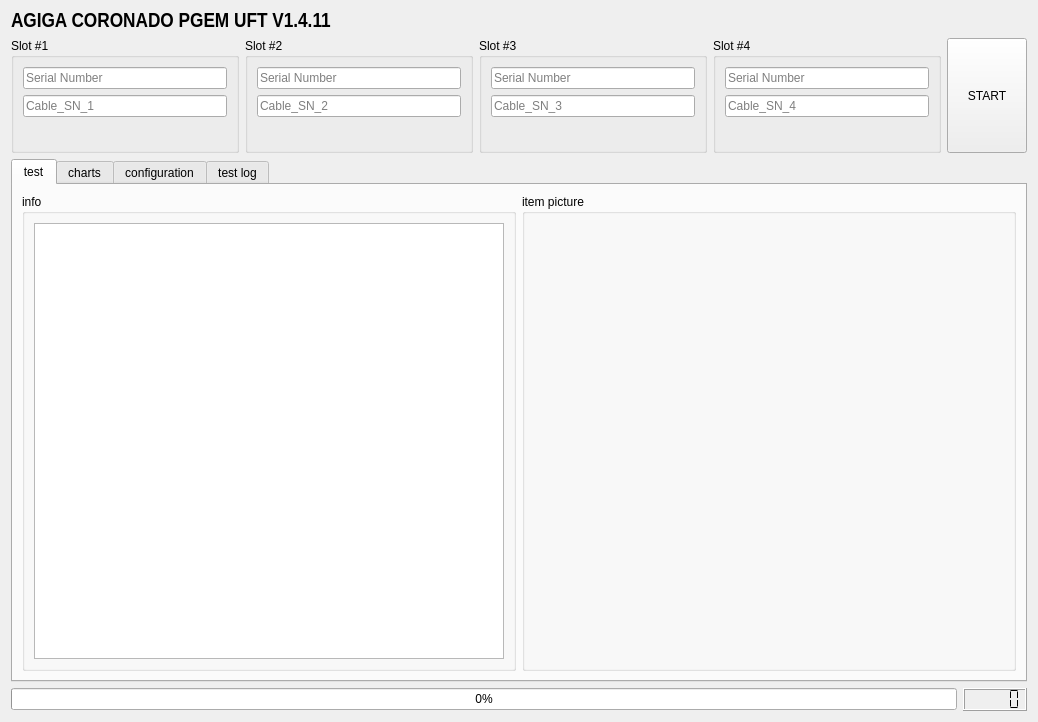
<?xml version="1.0" encoding="UTF-8"?>
<ui version="4.0">
 <class>Form</class>
 <widget class="QWidget" name="Form">
  <property name="geometry">
   <rect>
    <x>0</x>
    <y>0</y>
    <width>1036</width>
    <height>722</height>
   </rect>
  </property>
  <property name="minimumSize">
   <size>
    <width>0</width>
    <height>722</height>
   </size>
  </property>
  <property name="windowTitle">
   <string>AGIGA-UFT-TEST</string>
  </property>
  <layout class="QGridLayout" name="gridLayout">
   <item row="2" column="0">
    <widget class="QTabWidget" name="tabWidget">
     <property name="currentIndex">
      <number>0</number>
     </property>
     <widget class="QWidget" name="info">
      <attribute name="title">
       <string>test</string>
      </attribute>
      <layout class="QGridLayout" name="gridLayout_2">
       <item row="1" column="0">
        <layout class="QGridLayout" name="gridLayout_6">
         <item row="0" column="1">
          <widget class="QGroupBox" name="groupBox_5">
           <property name="sizePolicy">
            <sizepolicy hsizetype="MinimumExpanding" vsizetype="MinimumExpanding">
             <horstretch>0</horstretch>
             <verstretch>0</verstretch>
            </sizepolicy>
           </property>
           <property name="title">
            <string>item picture</string>
           </property>
           <layout class="QGridLayout" name="gridLayout_14">
            <item row="0" column="0">
             <layout class="QGridLayout" name="gridLayout_7">
              <item row="0" column="0" alignment="Qt::AlignHCenter|Qt::AlignVCenter">
               <widget class="QLabel" name="imageLabel1">
                <property name="maximumSize">
                 <size>
                  <width>233</width>
                  <height>235</height>
                 </size>
                </property>
                <property name="text">
                 <string/>
                </property>
               </widget>
              </item>
              <item row="0" column="1" alignment="Qt::AlignHCenter|Qt::AlignVCenter">
               <widget class="QLabel" name="imageLabel2">
                <property name="maximumSize">
                 <size>
                  <width>232</width>
                  <height>235</height>
                 </size>
                </property>
                <property name="text">
                 <string/>
                </property>
               </widget>
              </item>
              <item row="1" column="0" alignment="Qt::AlignHCenter|Qt::AlignVCenter">
               <widget class="QLabel" name="imageLabel3">
                <property name="maximumSize">
                 <size>
                  <width>233</width>
                  <height>234</height>
                 </size>
                </property>
                <property name="text">
                 <string/>
                </property>
               </widget>
              </item>
              <item row="1" column="1" alignment="Qt::AlignHCenter|Qt::AlignVCenter">
               <widget class="QLabel" name="imageLabel4">
                <property name="maximumSize">
                 <size>
                  <width>232</width>
                  <height>234</height>
                 </size>
                </property>
                <property name="text">
                 <string/>
                </property>
               </widget>
              </item>
             </layout>
            </item>
           </layout>
          </widget>
         </item>
         <item row="0" column="0">
          <widget class="QGroupBox" name="groupBox_6">
           <property name="sizePolicy">
            <sizepolicy hsizetype="MinimumExpanding" vsizetype="Expanding">
             <horstretch>0</horstretch>
             <verstretch>0</verstretch>
            </sizepolicy>
           </property>
           <property name="title">
            <string>info</string>
           </property>
           <layout class="QGridLayout" name="gridLayout_8">
            <item row="0" column="0">
             <widget class="QTextBrowser" name="info_textBrowser">
              <property name="sizePolicy">
               <sizepolicy hsizetype="Expanding" vsizetype="Expanding">
                <horstretch>0</horstretch>
                <verstretch>0</verstretch>
               </sizepolicy>
              </property>
              <property name="autoFillBackground">
               <bool>true</bool>
              </property>
              <property name="verticalScrollBarPolicy">
               <enum>Qt::ScrollBarAsNeeded</enum>
              </property>
             </widget>
            </item>
           </layout>
          </widget>
         </item>
        </layout>
       </item>
      </layout>
     </widget>
     <widget class="QWidget" name="charts">
      <attribute name="title">
       <string>charts</string>
      </attribute>
      <layout class="QGridLayout" name="gridLayout_3">
       <item row="0" column="0">
        <layout class="QHBoxLayout" name="horizontalLayout_3">
         <item>
          <widget class="QRadioButton" name="radioButton">
           <property name="text">
            <string>vin</string>
           </property>
           <attribute name="buttonGroup">
            <string notr="true">buttonGroup</string>
           </attribute>
          </widget>
         </item>
         <item>
          <widget class="QRadioButton" name="radioButton_2">
           <property name="text">
            <string>vcap</string>
           </property>
           <attribute name="buttonGroup">
            <string notr="true">buttonGroup</string>
           </attribute>
          </widget>
         </item>
         <item>
          <widget class="QRadioButton" name="radioButton_3">
           <property name="text">
            <string>temp</string>
           </property>
           <attribute name="buttonGroup">
            <string notr="true">buttonGroup</string>
           </attribute>
          </widget>
         </item>
        </layout>
       </item>
       <item row="1" column="0">
        <widget class="QGroupBox" name="groupBox_7">
         <property name="title">
          <string>dut #1</string>
         </property>
         <layout class="QGridLayout" name="gridLayout_10">
          <item row="0" column="0">
           <widget class="MatplotlibWidget" name="mplwidget"/>
          </item>
         </layout>
        </widget>
       </item>
       <item row="1" column="1">
        <widget class="QGroupBox" name="groupBox_8">
         <property name="title">
          <string>dut #2</string>
         </property>
         <layout class="QGridLayout" name="gridLayout_11">
          <item row="0" column="0">
           <widget class="MatplotlibWidget" name="mplwidget_2"/>
          </item>
         </layout>
        </widget>
       </item>
       <item row="2" column="0">
        <widget class="QGroupBox" name="groupBox_9">
         <property name="title">
          <string>dut #3</string>
         </property>
         <layout class="QGridLayout" name="gridLayout_12">
          <item row="0" column="0">
           <widget class="MatplotlibWidget" name="mplwidget_3"/>
          </item>
         </layout>
        </widget>
       </item>
       <item row="2" column="1">
        <widget class="QGroupBox" name="groupBox_10">
         <property name="title">
          <string>dut #4</string>
         </property>
         <layout class="QGridLayout" name="gridLayout_13">
          <item row="0" column="0">
           <widget class="MatplotlibWidget" name="mplwidget_4"/>
          </item>
         </layout>
        </widget>
       </item>
      </layout>
     </widget>
     <widget class="QWidget" name="configuration">
      <attribute name="title">
       <string>configuration</string>
      </attribute>
      <layout class="QGridLayout" name="gridLayout_9">
       <item row="0" column="0">
        <layout class="QGridLayout" name="gridLayout_4">
         <item row="1" column="0">
          <widget class="QComboBox" name="partNum_comboBox"/>
         </item>
         <item row="0" column="0">
          <widget class="QLabel" name="label_6">
           <property name="font">
            <font>
             <family>Arial Unicode MS</family>
             <pointsize>8</pointsize>
             <weight>75</weight>
             <bold>true</bold>
            </font>
           </property>
           <property name="text">
            <string>Part Number: </string>
           </property>
          </widget>
         </item>
         <item row="0" column="1">
          <widget class="QLabel" name="label_8">
           <property name="font">
            <font>
             <family>Arial</family>
             <weight>75</weight>
             <bold>true</bold>
            </font>
           </property>
           <property name="text">
            <string>Revision: </string>
           </property>
          </widget>
         </item>
         <item row="1" column="1">
          <widget class="QComboBox" name="revision_comboBox"/>
         </item>
         <item row="0" column="2">
          <widget class="QLabel" name="label_7">
           <property name="font">
            <font>
             <family>Arial Unicode MS</family>
             <weight>75</weight>
             <bold>true</bold>
            </font>
           </property>
           <property name="text">
            <string>Description: </string>
           </property>
          </widget>
         </item>
         <item row="1" column="2">
          <widget class="QLabel" name="descriptionLabel">
           <property name="font">
            <font>
             <family>Arial</family>
            </font>
           </property>
           <property name="text">
            <string/>
           </property>
          </widget>
         </item>
        </layout>
       </item>
       <item row="1" column="0">
        <widget class="QTableView" name="test_item_tableView">
         <property name="editTriggers">
          <set>QAbstractItemView::NoEditTriggers</set>
         </property>
        </widget>
       </item>
       <item row="2" column="0">
        <layout class="QHBoxLayout" name="horizontalLayout_5">
         <item>
          <widget class="QPushButton" name="submit_pushButton">
           <property name="enabled">
            <bool>false</bool>
           </property>
           <property name="text">
            <string>submit</string>
           </property>
          </widget>
         </item>
         <item>
          <widget class="QCheckBox" name="checkBox">
           <property name="sizePolicy">
            <sizepolicy hsizetype="Maximum" vsizetype="Fixed">
             <horstretch>0</horstretch>
             <verstretch>0</verstretch>
            </sizepolicy>
           </property>
           <property name="text">
            <string>EditMode</string>
           </property>
          </widget>
         </item>
        </layout>
       </item>
      </layout>
     </widget>
     <widget class="QWidget" name="tab">
      <attribute name="title">
       <string>test log</string>
      </attribute>
      <layout class="QGridLayout" name="gridLayout_5">
       <item row="0" column="0">
        <layout class="QHBoxLayout" name="horizontalLayout_2">
         <item>
          <widget class="QLineEdit" name="search_lineEdit">
           <property name="inputMask">
            <string/>
           </property>
           <property name="placeholderText">
            <string>search by serial number</string>
           </property>
          </widget>
         </item>
         <item>
          <widget class="QPushButton" name="search_pushButton">
           <property name="text">
            <string>Search</string>
           </property>
          </widget>
         </item>
         <item>
          <widget class="QLabel" name="search_result_label">
           <property name="text">
            <string/>
           </property>
          </widget>
         </item>
         <item>
          <spacer name="horizontalSpacer">
           <property name="orientation">
            <enum>Qt::Horizontal</enum>
           </property>
           <property name="sizeHint" stdset="0">
            <size>
             <width>40</width>
             <height>20</height>
            </size>
           </property>
          </spacer>
         </item>
        </layout>
       </item>
       <item row="1" column="0">
        <widget class="QTableView" name="log_tableView">
         <property name="sizePolicy">
          <sizepolicy hsizetype="MinimumExpanding" vsizetype="MinimumExpanding">
           <horstretch>0</horstretch>
           <verstretch>0</verstretch>
          </sizepolicy>
         </property>
         <property name="minimumSize">
          <size>
           <width>994</width>
           <height>0</height>
          </size>
         </property>
         <property name="maximumSize">
          <size>
           <width>16777215</width>
           <height>16777215</height>
          </size>
         </property>
         <property name="editTriggers">
          <set>QAbstractItemView::NoEditTriggers</set>
         </property>
        </widget>
       </item>
      </layout>
     </widget>
    </widget>
   </item>
   <item row="3" column="0">
    <layout class="QHBoxLayout" name="horizontalLayout_4">
     <item>
      <widget class="QProgressBar" name="progressBar">
       <property name="enabled">
        <bool>true</bool>
       </property>
       <property name="value">
        <number>0</number>
       </property>
       <property name="textVisible">
        <bool>true</bool>
       </property>
      </widget>
     </item>
     <item>
      <widget class="QLCDNumber" name="lcdNumber">
       <property name="smallDecimalPoint">
        <bool>false</bool>
       </property>
       <property name="segmentStyle">
        <enum>QLCDNumber::Flat</enum>
       </property>
       <property name="intValue" stdset="0">
        <number>0</number>
       </property>
      </widget>
     </item>
    </layout>
   </item>
   <item row="0" column="0">
    <widget class="QLabel" name="title_label">
     <property name="font">
      <font>
       <family>Arial Narrow</family>
       <pointsize>16</pointsize>
       <weight>75</weight>
       <bold>true</bold>
       <underline>false</underline>
      </font>
     </property>
     <property name="autoFillBackground">
      <bool>false</bool>
     </property>
     <property name="text">
      <string>AGIGA CORONADO PGEM UFT V1.4.11</string>
     </property>
     <property name="textFormat">
      <enum>Qt::AutoText</enum>
     </property>
    </widget>
   </item>
   <item row="1" column="0">
    <layout class="QHBoxLayout" name="horizontalLayout">
     <item>
      <widget class="QGroupBox" name="groupBox_1">
       <property name="sizePolicy">
        <sizepolicy hsizetype="Preferred" vsizetype="Fixed">
         <horstretch>0</horstretch>
         <verstretch>0</verstretch>
        </sizepolicy>
       </property>
       <property name="title">
        <string>Slot #1</string>
       </property>
       <layout class="QVBoxLayout" name="verticalLayout">
        <item>
         <widget class="QLineEdit" name="sn_lineEdit_1">
          <property name="acceptDrops">
           <bool>true</bool>
          </property>
          <property name="text">
           <string/>
          </property>
          <property name="maxLength">
           <number>33</number>
          </property>
          <property name="placeholderText">
           <string>Serial Number</string>
          </property>
         </widget>
        </item>
        <item>
         <widget class="QLineEdit" name="CablelineEdit_1">
          <property name="placeholderText">
           <string>Cable_SN_1</string>
          </property>
         </widget>
        </item>
        <item>
         <widget class="QLabel" name="label_1">
          <property name="font">
           <font>
            <pointsize>12</pointsize>
           </font>
          </property>
          <property name="text">
           <string/>
          </property>
         </widget>
        </item>
       </layout>
      </widget>
     </item>
     <item>
      <widget class="QGroupBox" name="groupBox_2">
       <property name="sizePolicy">
        <sizepolicy hsizetype="Preferred" vsizetype="Fixed">
         <horstretch>0</horstretch>
         <verstretch>0</verstretch>
        </sizepolicy>
       </property>
       <property name="title">
        <string>Slot #2</string>
       </property>
       <layout class="QVBoxLayout" name="verticalLayout_9">
        <item>
         <widget class="QLineEdit" name="sn_lineEdit_2">
          <property name="maxLength">
           <number>33</number>
          </property>
          <property name="placeholderText">
           <string>Serial Number</string>
          </property>
         </widget>
        </item>
        <item>
         <widget class="QLineEdit" name="CablelineEdit_2">
          <property name="placeholderText">
           <string>Cable_SN_2</string>
          </property>
         </widget>
        </item>
        <item>
         <widget class="QLabel" name="label_2">
          <property name="font">
           <font>
            <pointsize>12</pointsize>
           </font>
          </property>
          <property name="text">
           <string/>
          </property>
         </widget>
        </item>
       </layout>
      </widget>
     </item>
     <item>
      <widget class="QGroupBox" name="groupBox_3">
       <property name="sizePolicy">
        <sizepolicy hsizetype="Preferred" vsizetype="Fixed">
         <horstretch>0</horstretch>
         <verstretch>0</verstretch>
        </sizepolicy>
       </property>
       <property name="title">
        <string>Slot #3</string>
       </property>
       <layout class="QVBoxLayout" name="verticalLayout_8">
        <item>
         <widget class="QLineEdit" name="sn_lineEdit_3">
          <property name="maxLength">
           <number>33</number>
          </property>
          <property name="placeholderText">
           <string>Serial Number</string>
          </property>
         </widget>
        </item>
        <item>
         <widget class="QLineEdit" name="CablelineEdit_3">
          <property name="placeholderText">
           <string>Cable_SN_3</string>
          </property>
         </widget>
        </item>
        <item>
         <widget class="QLabel" name="label_3">
          <property name="font">
           <font>
            <pointsize>12</pointsize>
           </font>
          </property>
          <property name="text">
           <string/>
          </property>
         </widget>
        </item>
       </layout>
      </widget>
     </item>
     <item>
      <widget class="QGroupBox" name="groupBox_4">
       <property name="sizePolicy">
        <sizepolicy hsizetype="Preferred" vsizetype="Fixed">
         <horstretch>0</horstretch>
         <verstretch>0</verstretch>
        </sizepolicy>
       </property>
       <property name="title">
        <string>Slot #4</string>
       </property>
       <layout class="QVBoxLayout" name="verticalLayout_7">
        <item>
         <widget class="QLineEdit" name="sn_lineEdit_4">
          <property name="maxLength">
           <number>33</number>
          </property>
          <property name="placeholderText">
           <string>Serial Number</string>
          </property>
         </widget>
        </item>
        <item>
         <widget class="QLineEdit" name="CablelineEdit_4">
          <property name="placeholderText">
           <string>Cable_SN_4</string>
          </property>
         </widget>
        </item>
        <item>
         <widget class="QLabel" name="label_4">
          <property name="font">
           <font>
            <pointsize>12</pointsize>
           </font>
          </property>
          <property name="text">
           <string/>
          </property>
         </widget>
        </item>
       </layout>
      </widget>
     </item>
     <item>
      <widget class="QPushButton" name="start_pushButton">
       <property name="sizePolicy">
        <sizepolicy hsizetype="Fixed" vsizetype="Minimum">
         <horstretch>0</horstretch>
         <verstretch>0</verstretch>
        </sizepolicy>
       </property>
       <property name="text">
        <string>START</string>
       </property>
      </widget>
     </item>
    </layout>
   </item>
  </layout>
 </widget>
 <customwidgets>
  <customwidget>
   <class>MatplotlibWidget</class>
   <extends>QWidget</extends>
   <header>matplotlibwidget</header>
  </customwidget>
 </customwidgets>
 <resources/>
 <connections>
  <connection>
   <sender>sn_lineEdit_1</sender>
   <signal>returnPressed()</signal>
   <receiver>sn_lineEdit_2</receiver>
   <slot>setFocus()</slot>
   <hints>
    <hint type="sourcelabel">
     <x>228</x>
     <y>83</y>
    </hint>
    <hint type="destinationlabel">
     <x>464</x>
     <y>83</y>
    </hint>
   </hints>
  </connection>
  <connection>
   <sender>sn_lineEdit_2</sender>
   <signal>returnPressed()</signal>
   <receiver>sn_lineEdit_3</receiver>
   <slot>setFocus()</slot>
   <hints>
    <hint type="sourcelabel">
     <x>464</x>
     <y>83</y>
    </hint>
    <hint type="destinationlabel">
     <x>699</x>
     <y>83</y>
    </hint>
   </hints>
  </connection>
  <connection>
   <sender>sn_lineEdit_3</sender>
   <signal>returnPressed()</signal>
   <receiver>sn_lineEdit_4</receiver>
   <slot>setFocus()</slot>
   <hints>
    <hint type="sourcelabel">
     <x>699</x>
     <y>83</y>
    </hint>
    <hint type="destinationlabel">
     <x>934</x>
     <y>83</y>
    </hint>
   </hints>
  </connection>
  <connection>
   <sender>start_pushButton</sender>
   <signal>clicked()</signal>
   <receiver>info_textBrowser</receiver>
   <slot>clear()</slot>
   <hints>
    <hint type="sourcelabel">
     <x>980</x>
     <y>116</y>
    </hint>
    <hint type="destinationlabel">
     <x>350</x>
     <y>319</y>
    </hint>
   </hints>
  </connection>
  <connection>
   <sender>checkBox</sender>
   <signal>toggled(bool)</signal>
   <receiver>submit_pushButton</receiver>
   <slot>setEnabled(bool)</slot>
   <hints>
    <hint type="sourcelabel">
     <x>1012</x>
     <y>664</y>
    </hint>
    <hint type="destinationlabel">
     <x>120</x>
     <y>667</y>
    </hint>
   </hints>
  </connection>
  <connection>
   <sender>sn_lineEdit_1</sender>
   <signal>returnPressed()</signal>
   <receiver>sn_lineEdit_2</receiver>
   <slot>clear()</slot>
   <hints>
    <hint type="sourcelabel">
     <x>212</x>
     <y>71</y>
    </hint>
    <hint type="destinationlabel">
     <x>277</x>
     <y>71</y>
    </hint>
   </hints>
  </connection>
  <connection>
   <sender>sn_lineEdit_2</sender>
   <signal>returnPressed()</signal>
   <receiver>sn_lineEdit_3</receiver>
   <slot>clear()</slot>
   <hints>
    <hint type="sourcelabel">
     <x>418</x>
     <y>70</y>
    </hint>
    <hint type="destinationlabel">
     <x>511</x>
     <y>74</y>
    </hint>
   </hints>
  </connection>
  <connection>
   <sender>sn_lineEdit_3</sender>
   <signal>returnPressed()</signal>
   <receiver>sn_lineEdit_4</receiver>
   <slot>clear()</slot>
   <hints>
    <hint type="sourcelabel">
     <x>690</x>
     <y>67</y>
    </hint>
    <hint type="destinationlabel">
     <x>786</x>
     <y>70</y>
    </hint>
   </hints>
  </connection>
  <connection>
   <sender>sn_lineEdit_4</sender>
   <signal>returnPressed()</signal>
   <receiver>CablelineEdit_1</receiver>
   <slot>setFocus()</slot>
   <hints>
    <hint type="sourcelabel">
     <x>887</x>
     <y>73</y>
    </hint>
    <hint type="destinationlabel">
     <x>124</x>
     <y>99</y>
    </hint>
   </hints>
  </connection>
  <connection>
   <sender>sn_lineEdit_4</sender>
   <signal>returnPressed()</signal>
   <receiver>CablelineEdit_1</receiver>
   <slot>clear()</slot>
   <hints>
    <hint type="sourcelabel">
     <x>821</x>
     <y>81</y>
    </hint>
    <hint type="destinationlabel">
     <x>124</x>
     <y>99</y>
    </hint>
   </hints>
  </connection>
  <connection>
   <sender>CablelineEdit_1</sender>
   <signal>returnPressed()</signal>
   <receiver>CablelineEdit_2</receiver>
   <slot>setFocus()</slot>
   <hints>
    <hint type="sourcelabel">
     <x>209</x>
     <y>101</y>
    </hint>
    <hint type="destinationlabel">
     <x>284</x>
     <y>102</y>
    </hint>
   </hints>
  </connection>
  <connection>
   <sender>CablelineEdit_2</sender>
   <signal>returnPressed()</signal>
   <receiver>CablelineEdit_3</receiver>
   <slot>setFocus()</slot>
   <hints>
    <hint type="sourcelabel">
     <x>449</x>
     <y>98</y>
    </hint>
    <hint type="destinationlabel">
     <x>509</x>
     <y>103</y>
    </hint>
   </hints>
  </connection>
  <connection>
   <sender>CablelineEdit_3</sender>
   <signal>returnPressed()</signal>
   <receiver>CablelineEdit_4</receiver>
   <slot>setFocus()</slot>
   <hints>
    <hint type="sourcelabel">
     <x>681</x>
     <y>99</y>
    </hint>
    <hint type="destinationlabel">
     <x>769</x>
     <y>103</y>
    </hint>
   </hints>
  </connection>
  <connection>
   <sender>CablelineEdit_1</sender>
   <signal>returnPressed()</signal>
   <receiver>CablelineEdit_2</receiver>
   <slot>clear()</slot>
   <hints>
    <hint type="sourcelabel">
     <x>140</x>
     <y>105</y>
    </hint>
    <hint type="destinationlabel">
     <x>337</x>
     <y>105</y>
    </hint>
   </hints>
  </connection>
  <connection>
   <sender>CablelineEdit_2</sender>
   <signal>returnPressed()</signal>
   <receiver>CablelineEdit_3</receiver>
   <slot>clear()</slot>
   <hints>
    <hint type="sourcelabel">
     <x>375</x>
     <y>104</y>
    </hint>
    <hint type="destinationlabel">
     <x>515</x>
     <y>98</y>
    </hint>
   </hints>
  </connection>
  <connection>
   <sender>CablelineEdit_3</sender>
   <signal>returnPressed()</signal>
   <receiver>CablelineEdit_4</receiver>
   <slot>clear()</slot>
   <hints>
    <hint type="sourcelabel">
     <x>601</x>
     <y>103</y>
    </hint>
    <hint type="destinationlabel">
     <x>841</x>
     <y>105</y>
    </hint>
   </hints>
  </connection>
 </connections>
 <buttongroups>
  <buttongroup name="buttonGroup"/>
 </buttongroups>
</ui>
